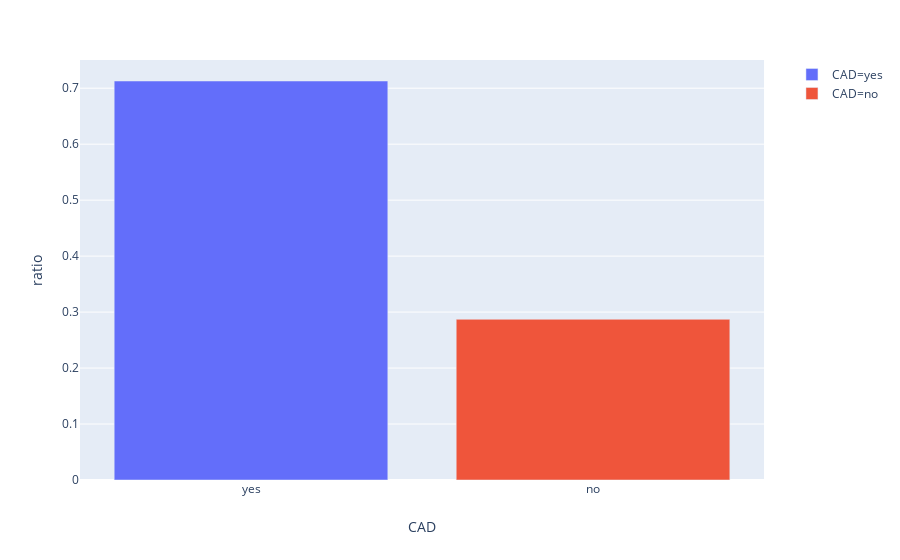

The cell this chart's notebook holds for it:
### Code cell
import plotly.express as px
fig = px.bar(lab_df,x='CAD',y="ratio",color="CAD")
fig.show()

### Figure 1 — Plotly figure (JSON) as saved in the notebook; plotly's stock layout.template omitted (floating-point values rounded to 4 significant figures)
{"data": [{"alignmentgroup": "True", "hoverlabel": {"namelength": 0}, "hovertemplate": "CAD=%{x}<br>ratio=%{y}", "legendgroup": "CAD=yes", "marker": {"color": "#636efa"}, "name": "CAD=yes", "offsetgroup": "CAD=yes", "orientation": "v", "showlegend": true, "textposition": "auto", "type": "bar", "x": ["yes"], "xaxis": "x", "y": [0.7129], "yaxis": "y"}, {"alignmentgroup": "True", "hoverlabel": {"namelength": 0}, "hovertemplate": "CAD=%{x}<br>ratio=%{y}", "legendgroup": "CAD=no", "marker": {"color": "#EF553B"}, "name": "CAD=no", "offsetgroup": "CAD=no", "orientation": "v", "showlegend": true, "textposition": "auto", "type": "bar", "x": ["no"], "xaxis": "x", "y": [0.2871], "yaxis": "y"}], "layout": {"autosize": true, "barmode": "relative", "legend": {"tracegroupgap": 0}, "margin": {"t": 60}, "xaxis": {"anchor": "y", "autorange": true, "categoryarray": ["yes", "no"], "categoryorder": "array", "domain": [0, 0.98], "range": [-0.5, 1.5], "title": {"text": "CAD"}, "type": "category"}, "yaxis": {"anchor": "x", "autorange": true, "domain": [0, 1], "range": [0, 0.7504], "title": {"text": "ratio"}, "type": "linear"}}}
